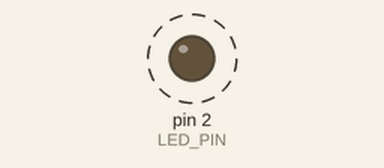
The sketch below on a simulated Arduino Uno, built with avr-gcc and run on an emulated ATmega328P. On the bench: output pins drawn as LEDs (lit = HIGH). Dashed ring = blinking. What the sketch prints to the serial monitor is not drawn.

Above: at 0.15 s.
Timing chart, 0 to 3.0 s (numbered marks = the images above):
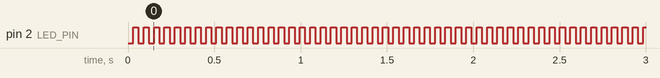

The sketch:

function_test.ino
```cpp
#define LED_PIN 2

void setup() {
  pinMode(LED_PIN, OUTPUT);
  Serial.begin(115200);
}

void loop() {
  digitalWrite(LED_PIN, LOW);
  Serial.println("Hallo Welt!");
  delay(30);
  digitalWrite(LED_PIN, HIGH);
  Serial.println("Aufweidersehen");
  delay(30);
}
```

Measured:
- by itself, pin 2 (LED_PIN): alternates HIGH for 0.03 s and LOW for 0.03 s
